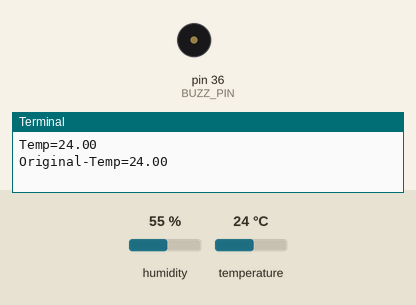
Simulated run of this program. Board: Raspberry Pi (header pin numbers). Parts: buzzer (waves = sounding), the last lines printed to the terminal. Inputs (shaded band) come from the test bench; at power-on: temperature 24 °C, humidity 55 %. Web requests get an empty 200 reply after 0.4 s.

Above: at 1.6 s.
1.7 s: temperature set to 24.8 °C
At 2.9 s:
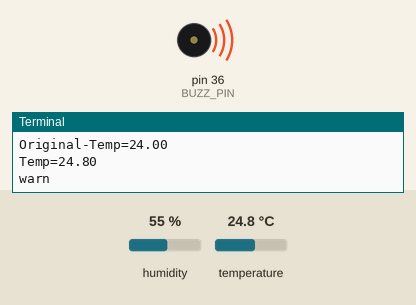
Timing chart, 0 to 25.2 s (numbered marks = the images above; inputs shaded):
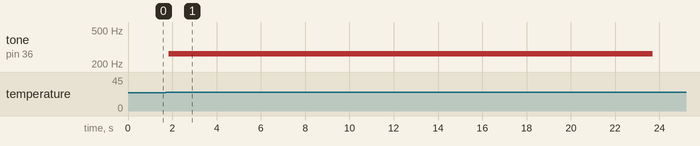

The program:

temperature.py
```python
import Adafruit_DHT
import RPi.GPIO as GPIO
import urllib.request as ur
import time

sensor = Adafruit_DHT.DHT22

pin = 27
flag = 0
orignalTemp = 0

GPIO.setmode(GPIO.BOARD)
BUZZ_PIN = 36
GPIO.setup(BUZZ_PIN, GPIO.OUT)
pwm_B=GPIO.PWM(BUZZ_PIN, 50)
pwm_B.start(0)

result = ur.urlopen('http://192.124.20.184/iot/updateTemperature.php?isHot=0')

def warn():
    global orignalTemp, flag
    print('warn')
    pwm_B.ChangeDutyCycle(100)
    pwm_B.start(50)
    pwm_B.ChangeFrequency(262)
    time.sleep(20)
    orignalTemp = 0
    flag = 0

while True:
    hu, temp = Adafruit_DHT.read_retry(sensor, pin)
    print("Temp={0:0.2f}".format(temp))
    if temp is not None and flag == 0:
        if temp > 15.0:
            orignalTemp = temp
            flag = 1
            print("Original-Temp={0:0.2f}".format(orignalTemp))
            result = ur.urlopen('http://192.124.20.184/iot/updateTemperature.php?isHot=0')
    elif temp is not None and flag == 1:
        if temp - orignalTemp > 0.2:
            warn()
            result = ur.urlopen('http://192.124.20.184/iot/updateTemperature.php?isHot=1')
        elif temp - orignalTemp <= 0.2:
            pwm_B.stop()
GPIO.cleanup()
```

Measured:
- the behaviour switches between 24.1 and 24.2 °C on temperature (found by bisection; images 0 and 1)
- after the input at 1.7 s, tone on pin 36 (BUZZ_PIN): silent → 262 Hz after 0.15 s, → silent 21.9 s later
